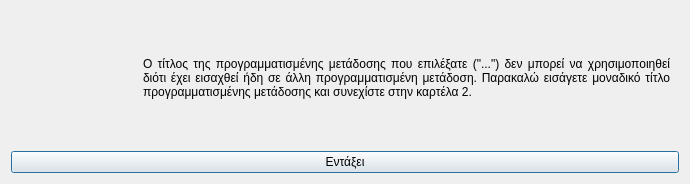
<?xml version="1.0" encoding="UTF-8"?>
<ui version="4.0">
 <class>Dialog</class>
 <widget class="QDialog" name="Dialog">
  <property name="geometry">
   <rect>
    <x>0</x>
    <y>0</y>
    <width>690</width>
    <height>184</height>
   </rect>
  </property>
  <property name="windowTitle">
   <string>Μη αποδεκτός τίτλος προγραμματισμένης μετάδοσης</string>
  </property>
  <property name="windowIcon">
   <iconset resource="../../../../icons.qrc">
    <normaloff>:/rest-windows/assets/images/rest-windows/information.png</normaloff>:/rest-windows/assets/images/rest-windows/information.png</iconset>
  </property>
  <layout class="QGridLayout" name="gridLayout">
   <item row="0" column="0">
    <widget class="QFrame" name="frame">
     <property name="styleSheet">
      <string notr="true">QFrame{border:0px;}</string>
     </property>
     <property name="frameShape">
      <enum>QFrame::StyledPanel</enum>
     </property>
     <property name="frameShadow">
      <enum>QFrame::Raised</enum>
     </property>
     <layout class="QHBoxLayout" name="horizontalLayout">
      <item>
       <widget class="QLabel" name="image_label">
        <property name="maximumSize">
         <size>
          <width>117</width>
          <height>117</height>
         </size>
        </property>
        <property name="text">
         <string/>
        </property>
        <property name="pixmap">
         <pixmap resource="../../../../icons.qrc">:/rest-windows/assets/images/rest-windows/information.png</pixmap>
        </property>
        <property name="scaledContents">
         <bool>true</bool>
        </property>
       </widget>
      </item>
      <item>
       <widget class="QLabel" name="label">
        <property name="text">
         <string>Ο τίτλος της προγραμματισμένης μετάδοσης που επιλέξατε (&quot;...&quot;) δεν μπορεί να χρησιμοποιηθεί διότι έχει εισαχθεί ήδη σε άλλη προγραμματισμένη μετάδοση. Παρακαλώ εισάγετε μοναδικό τίτλο προγραμματισμένης μετάδοσης και συνεχίστε στην καρτέλα 2.</string>
        </property>
        <property name="alignment">
         <set>Qt::AlignJustify|Qt::AlignVCenter</set>
        </property>
        <property name="wordWrap">
         <bool>true</bool>
        </property>
       </widget>
      </item>
     </layout>
    </widget>
   </item>
   <item row="1" column="0">
    <widget class="QPushButton" name="ok">
     <property name="text">
      <string>Εντάξει</string>
     </property>
     <property name="icon">
      <iconset resource="../../../../icons.qrc">
       <normaloff>:/rest-windows/assets/images/rest-windows/ok.png</normaloff>:/rest-windows/assets/images/rest-windows/ok.png</iconset>
     </property>
    </widget>
   </item>
  </layout>
 </widget>
 <tabstops>
  <tabstop>ok</tabstop>
 </tabstops>
 <resources>
  <include location="../../../../icons.qrc"/>
  <include location="../../../../icons.qrc"/>
  <include location="../../../../icons.qrc"/>
  <include location="../../../../icons.qrc"/>
  <include location="../../../../icons.qrc"/>
 </resources>
 <connections/>
</ui>
